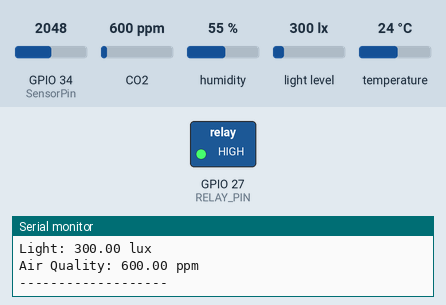
The sketch below on a simulated ESP32. Shown: switched loads named in the sketch (green lamp = pin HIGH), the last lines printed to the serial monitor. The test bench sets the inputs (shaded band); at power-on: GPIO 34 (SensorPin) = 2048, CO2 600 ppm, humidity 55 %, light level 300 lx, temperature 24 °C. WiFi joins after 1.5 s; servers stay silent unless stated.

Above: at 3.0 s.
3.1 s: GPIO 34 (SensorPin) set to 3870
9.0 s: GPIO 34 (SensorPin) set to 3997
At 10.5 s:
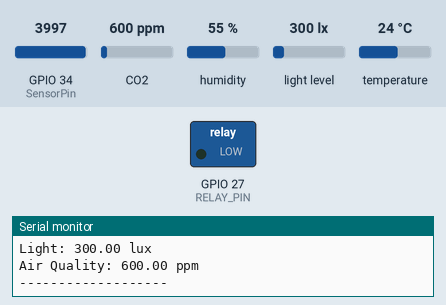
Timing chart, 0 to 12.0 s (numbered marks = the images above; inputs shaded):
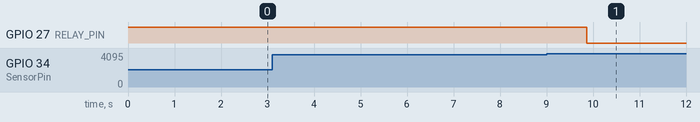

Measured:
- the behaviour switches between 3943 and 3944 on GPIO 34 (SensorPin) (found by bisection; images 0 and 1)

The sketch:

automaticPlantWateringIoT.ino
```cpp
#define BLYNK_TEMPLATE_ID "TMPL6FLMDJTk8"
#define BLYNK_TEMPLATE_NAME "Plant watering with IoT"
#define BLYNK_AUTH_TOKEN "ij2lGkA6uKE9TysMwsgGbnQTKMmBzh7s"

#define BLYNK_FIRMWARE_VERSION "0.1.0"
#define BLYNK_PRINT Serial

#include <WiFi.h>
#include <BlynkSimpleEsp32.h>
#include <DHT.h>
#include <BH1750.h>
#include <MQ135.h>

// Blynk credentials
char auth[] = "ij2lGkA6uKE9TysMwsgGbnQTKMmBzh7s";
char ssid[] = "Cloud";
char pass[] = "clouderror404";

// Pin definitions
#define SensorPin 34       // Soil moisture AOUT
#define MQ135_PIN 35       // MQ-135 analog
#define DHT_PIN 4          // DHT22 data
#define RELAY_PIN 27       // Relay IN
#define DHTTYPE DHT22      // DHT22 type

// Soil moisture calibration
const int dryValue = 2834; // Dry soil
const int wetValue = 2250; // Wet soil

// Thresholds
#define MOISTURE_THRESHOLD_LOW 10   // Pump ON
#define MOISTURE_THRESHOLD_HIGH 70  // Pump OFF

// Initialize sensors
DHT dht(DHT_PIN, DHTTYPE);
BH1750 lightMeter;
MQ135 gasSensor(MQ135_PIN);

// Variables
const int numReadings = 5; // For smoothing
int moistureReadings[numReadings]; // Array for readings
int readingIndex = 0; // Current reading index
long totalMoisture = 0; // Sum of readings
bool pumpState = false; // Pump state

void setup() {
  Serial.begin(115200);
  pinMode(RELAY_PIN, OUTPUT);
  digitalWrite(RELAY_PIN, HIGH); // Relay OFF (active-low)

  // Initialize smoothing array
  for (int i = 0; i < numReadings; i++) {
    moistureReadings[i] = 0;
  }

  // Initialize sensors
  dht.begin();
  Wire.begin();
  lightMeter.begin();

  // Connect to Blynk
  Blynk.begin(auth, ssid, pass);

  Serial.println("System Initialized");
}

void loop() {
  Blynk.run(); // Handle Blynk

  // Read sensors
  float humidity = dht.readHumidity();
  float temperature = dht.readTemperature();
  float lightLevel = lightMeter.readLightLevel();
  float airQuality = gasSensor.getPPM();

  // Read and smooth soil moisture
  totalMoisture = totalMoisture - moistureReadings[readingIndex];
  moistureReadings[readingIndex] = analogRead(SensorPin);
  totalMoisture = totalMoisture + moistureReadings[readingIndex];
  readingIndex = (readingIndex + 1) % numReadings;
  int avgMoisture = totalMoisture / numReadings;

  // Map to percentage
  float moisturePercent = map(avgMoisture, dryValue, wetValue, 0, 100);
  moisturePercent = constrain(moisturePercent, 0, 100);

  // Automatic pump control
  if (moisturePercent < MOISTURE_THRESHOLD_LOW) {
    digitalWrite(RELAY_PIN, LOW); // Relay ON (active-low)
    if (!pumpState) {
      pumpState = true;
      Serial.println("Pump ON (Auto)");
    }
  } else if (moisturePercent > MOISTURE_THRESHOLD_HIGH) {
    digitalWrite(RELAY_PIN, HIGH); // Relay OFF
    if (pumpState) {
      pumpState = false;
      Serial.println("Pump OFF (Auto)");
    }
  }

  // Send to Blynk
  Blynk.virtualWrite(V2, moisturePercent);
  Blynk.virtualWrite(V3, temperature);
  Blynk.virtualWrite(V4, humidity);
  Blynk.virtualWrite(V5, lightLevel);
  Blynk.virtualWrite(V6, airQuality);

  // Serial output
  Serial.print("Moisture Raw: "); Serial.print(avgMoisture); Serial.print(" -> ");
  Serial.print(moisturePercent); Serial.println("%");
  Serial.print("Temperature: "); Serial.print(temperature); Serial.println("°C");
  Serial.print("Humidity: "); Serial.print(humidity); Serial.println("%");
  Serial.print("Light: "); Serial.print(lightLevel); Serial.println(" lux");
  Serial.print("Air Quality: "); Serial.print(airQuality); Serial.println(" ppm");
  Serial.println("-------------------");

  delay(2000); // Update every 2 seconds
}
```
